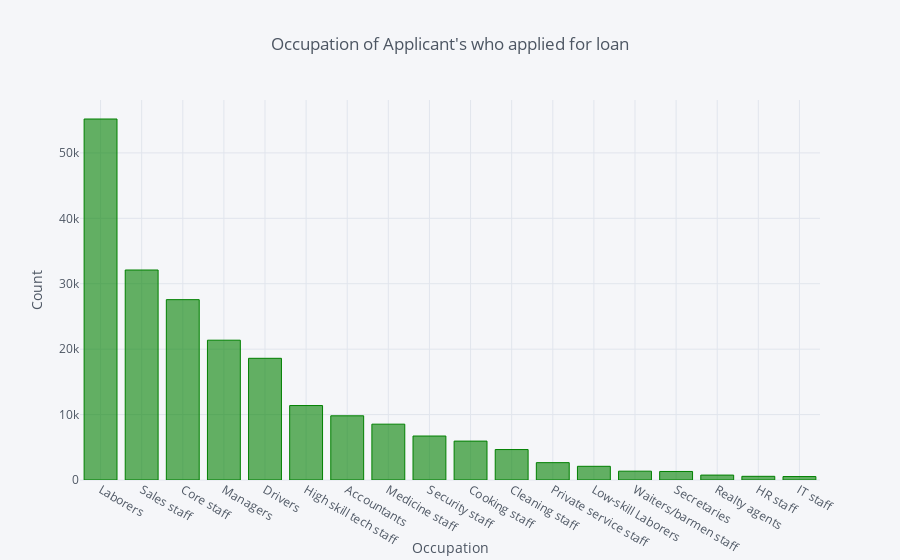

The notebook cell this image was saved under:
### Markdown cell above
## <a id='5-10'>5.10 Occupation of Applicant's who applied for loan</a>

### Code cell
temp = application_train["OCCUPATION_TYPE"].value_counts()
temp.iplot(kind='bar', xTitle = 'Occupation', yTitle = "Count", title = 'Occupation of Applicant\'s who applied for loan', color = 'green')

### Figure 1 — Plotly figure (JSON) as saved in the notebook; plotly's stock layout.template omitted (floating-point values rounded to 4 significant figures)
{"data": [{"marker": {"color": "rgba(0, 128, 0, 0.6)", "line": {"color": "rgba(0, 128, 0, 1.0)", "width": 1}}, "name": "OCCUPATION_TYPE", "orientation": "v", "text": "", "type": "bar", "uid": "48f31c06-7952-4823-91d0-c383051121d7", "x": ["Laborers", "Sales staff", "Core staff", "Managers", "Drivers", "High skill tech staff", "Accountants", "Medicine staff", "Security staff", "Cooking staff", "Cleaning staff", "Private service staff", "Low-skill Laborers", "Waiters/barmen staff", "Secretaries", "Realty agents", "HR staff", "IT staff"], "y": [55186, 32102, 27570, 21371, 18603, 11380, 9813, 8537, 6721, 5946, 4653, 2652, 2093, 1348, 1305, 751, 563, 526]}], "layout": {"legend": {"bgcolor": "#F5F6F9", "font": {"color": "#4D5663"}}, "paper_bgcolor": "#F5F6F9", "plot_bgcolor": "#F5F6F9", "title": {"font": {"color": "#4D5663"}, "text": "Occupation of Applicant's who applied for loan"}, "xaxis": {"gridcolor": "#E1E5ED", "showgrid": true, "tickfont": {"color": "#4D5663"}, "title": {"font": {"color": "#4D5663"}, "text": "Occupation"}, "zerolinecolor": "#E1E5ED"}, "yaxis": {"gridcolor": "#E1E5ED", "showgrid": true, "tickfont": {"color": "#4D5663"}, "title": {"font": {"color": "#4D5663"}, "text": "Count"}, "zerolinecolor": "#E1E5ED"}}}
